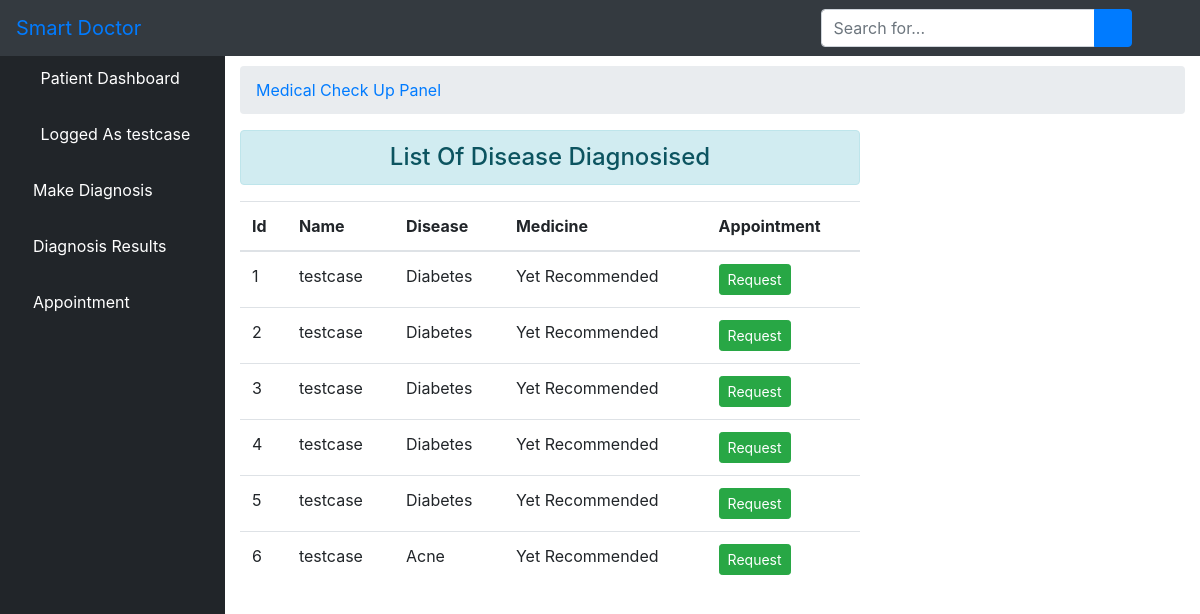
Screenshot of /result/ (signed in) with the database file from the repository.
### core/models.py (models this page shows, shortened)
class User(AbstractUser):
    is_patient = models.BooleanField(default=False)
    is_doctor = models.BooleanField(default=False)
    phonenumber = models.CharField(max_length=200,null=True)

class Medical(models.Model):
    s1 = models.CharField(max_length=200)
    s2 = models.CharField(max_length=200)
    s3 = models.CharField(max_length=200)
    s4 = models.CharField(max_length=200)
    s5 = models.CharField(max_length=200)
    disease = models.CharField(max_length=200)
    medicine = models.CharField(max_length=200)
    patient = models.ForeignKey(User, related_name="patient", on_delete= models.CASCADE)
    doctor = models.ForeignKey(User, related_name="doctor", on_delete= models.CASCADE, null=True)
    created_on = models.DateTimeField(auto_now_add=True)

### core/views.py (the view)
# urls.py: path('result/', views.patient_result, name='result'),
def patient_result(request):
	user_id = request.user.id
	disease = Medical.objects.all().filter(patient_id=user_id)
	context = {'disease':disease, 'status':'1'}
	return render(request, 'patient/result.html', context)

### core/templates/patient/result.html (shortened to what this page needs)
{% extends 'patient/base.html' %}
{% block body %}
 <div id="content-wrapper">
        <div class="container-fluid">
            <ol class="breadcrumb">
                <li class="breadcrumb-item">
                    <a href="">Medical Check Up Panel</a>
                </li>
            </ol>
            <div class="row">
            <div class="col-sm-8">
                <h4 class="text-center alert alert-info">List Of Disease Diagnosised</h4>
                <table class="table table-hover">
                    <thead>
                        <tr>
                            <th scope="col">Id</th>
                            <th scope="col">Name</th>
                            <th scope="col">Disease</th>
                            <th scope="col">Medicine</th>
                            <th scope="col">Appointment</th>
                        </tr>
                    </thead>
                    <tbody id="tbody">
                        {% for d in disease %}
                        <tr>
                            <td>{{ d.id }}</td>
                            <td>{{ d.patient.username }}</td>
                            <td>{{ d.disease }}</td>
                            {% if d.medicine == "" %}
                            <td>Yet Recommended</td>
                            {% else %}
                            <td>{{ d.medicine }}</td>
                            {% endif %}
                            <td>
                                <input class="btn btn-success btn-sm btn_ment" type="button" data-sid="{{d.id}}" value="Request">
                            </td>
                        </tr>
                        {% endfor %}
                    </tbody>
                </table>
            </div>
            </div>
        </div>
        </div>
{% endblock %}

### core/templates/patient/base.html (shortened to what this page needs)
{% load static %}
<!DOCTYPE html>
<html>
<head>
    <link rel="stylesheet" href="{% static 'core/css/bootstrap/four/bootstrap.css' %}">
    <link href="{% static 'core/css/sb-admin.css' %}" rel="stylesheet">
    <link href="{% static 'core/css/fontawesome-free/css/all.min.css' %}" rel="stylesheet" type="text/css">
</head>
<body id="page-top">
<nav class="navbar navbar-expand navbar-dark bg-dark fixed-top">
    <a class="navbar-brand mr-1 text-primary" href="">Smart Doctor</a>
    <button class="btn btn-link btn-sm text-white order-1 order-sm-0" id="sidebarToggle" href="#">
        <i class="fas fa-bars"></i>
    </button>
    <form class="d-none d-md-inline-block form-inline ml-auto mr-0 mr-md-3 my-2 my-md-0">
        <div class="input-group">
            <input type="text" class="form-control" placeholder="Search for..." aria-label="Search" aria-describedby="basic-addon2">
            <div class="input-group-append">
                <button class="btn btn-primary" type="button">
                    <i class="fas fa-search"></i>
                </button>
            </div>
        </div>
    </form>
    <ul class="navbar-nav ml-auto ml-md-0">
        <li class="nav-item dropdown no-arrow">
            <a class="nav-link dropdown-toggle" href="#" id="userDropdown" role="button" data-toggle="dropdown" aria-haspopup="true" aria-expanded="false">
                <i class="fas fa-user-circle fa-fw text-primary"></i>
            </a>
        </li>
    </ul>
</nav>
<div id="wrapper" style="padding-top: 50px">
<ul class="sidebar navbar-nav">
    <li class="nav-item active">
        <a class="nav-link" href="{% url 'patient' %}">
            <i class="fas fa-fw fa-tachometer-alt"></i>
            <span>Patient Dashboard</span>
        </a>
    </li>
    <li class="nav-item active">
        <a class="nav-link" href="">
            <i class="fas fa-user-circle fa-fw text-primary"></i>
            <span>Logged As {{ user.username }}</span>
        </a>
    </li>
    {% if status == '1' %}
     <li class="nav-item">
        <a class="nav-link" href="{% url 'diagnosis' %}">
            <i class="fas fa-microscope text-primary"></i>
            <span style="color: white">Make Diagnosis</span>
        </a>
    </li>
    <li class="nav-item">
        <a class="nav-link" href="{% url 'result' %}">
            <i class="fas fa-pager text-primary"></i>
            <span style="color: white">Diagnosis Results</span>
        </a>
    </li>
    <li class="nav-item">
        <a class="nav-link" href="{% url 'ment_list' %}">
            <i class="fas fa-calendar text-primary"></i>
            <span style="color: white">Appointment</span>
        </a>
    </li>
    {% endif %}
</ul>
    {% block body %}{% endblock %}
</div>

### rows the page displays
User: username "testcase"
Medical: id "1", patient.username "testcase", disease "Diabetes", medicine "Yet Recommended"
Medical: id "2", patient.username "testcase", disease "Diabetes", medicine "Yet Recommended"
Medical: id "3", patient.username "testcase", disease "Diabetes", medicine "Yet Recommended"
Medical: id "4", patient.username "testcase", disease "Diabetes", medicine "Yet Recommended"
Medical: id "5", patient.username "testcase", disease "Diabetes", medicine "Yet Recommended"
Medical: id "6", patient.username "testcase", disease "Acne", medicine "Yet Recommended"
